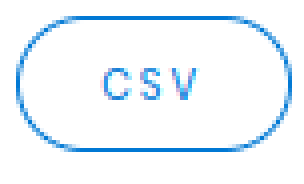
#> input picture botao.png, 76 x 46 px (shown 4 times larger)
$ jupyter execute cv-scraper.ipynb
#> lines starting #> are read from the running program, lines starting #| are printed output that depends on the picture
## Bibliotecas

[cell 1]
import cv2
import numpy as np
import pyautogui
import os
import asyncio
import time

from playwright.async_api import async_playwright
from bs4 import BeautifulSoup

## Carregamento da imagem do botão

[cell 2]
button = cv2.imread('botao.png', 0)
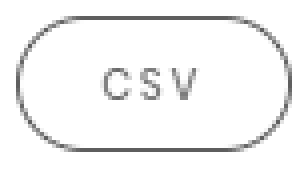
#> button: shape (46, 76) (shown 4 times larger); min 94, max 255, mean 244.8

pasta_raiz = os.getcwd()
print(pasta_raiz)
